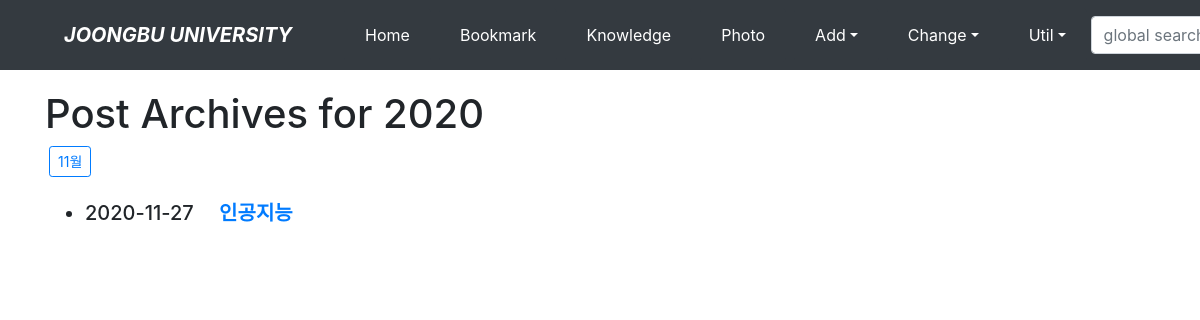
Before: /blog/archive/2020/ with the older database file.
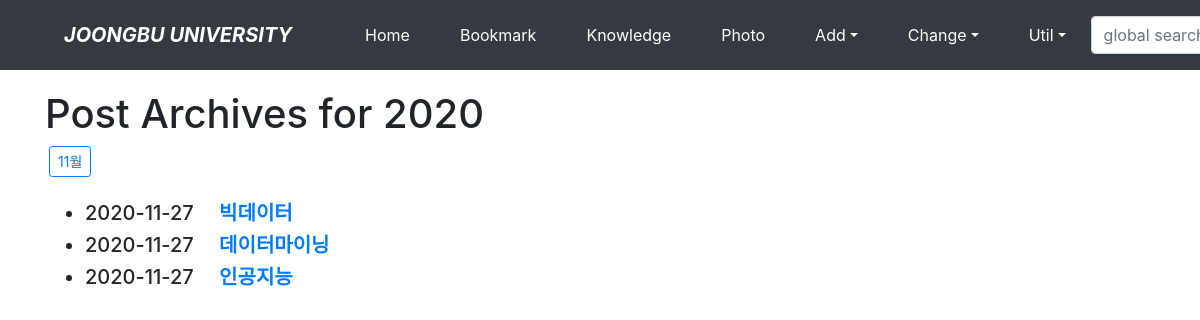
After: the same page with the newer database file.
### blog/models.py (models this page shows, shortened)
class Post(models.Model):
    title = models.CharField(verbose_name='TITLE', max_length=50)
    slug = models.SlugField('SLUG', unique=True, allow_unicode=True, help_text='one word for title alias.')
    description = models.CharField('DESCRIPTION', max_length=100, blank=True, help_text='simple description text.')
    content = models.TextField('CONTENT')
    create_dt = models.DateTimeField('CREATE DATE', auto_now_add=True)
    modify_dt = models.DateTimeField('MODIFY DATE', auto_now=True)
    tags = TaggableManager(blank=True)
    owner = models.ForeignKey(User, on_delete=models.CASCADE, verbose_name='OWNER', blank=True, null=True)
    class Meta:
        verbose_name = 'post'
        verbose_name_plural = 'posts'
        db_table = 'blog_posts'
        ordering = ('-modify_dt',)
    def get_absolute_url(self):
        return reverse('blog:post_detail', args=(self.slug,))

### blog/views.py (the view)
# urls.py: path('archive/<int:year>/', views.PostYAV.as_view(), name='post_year_archive'),
class PostYAV(YearArchiveView):
    model = Post
    date_field = 'modify_dt'
    make_object_list = True

### blog/templates/blog/post_archive_year.html (shortened to what this page needs)
{% extends "base.html" %}
{% block content %}
    <h1>Post Archives for {{ year|date:"Y" }}</h1>
    {% for date in date_list %}
    <a href="{% url 'blog:post_month_archive' date|date:'Y' date|date:'b' %}"
       class="btn btn-outline-primary btn-sm mx-1">
        {{ date|date:"F" }}</a>
    {% endfor %}
    <br><br>
    <div>
        <ul>
            {% for post in object_list %}
            <li class="h5">
                {{ post.modify_dt|date:"Y-m-d" }}&emsp;
                <a href="{{ post.get_absolute_url }}"><strong>{{ post.title }}</strong></a>
            </li>
            {% endfor %}
        </ul>
    </div>
{% endblock %}

Changed rows visible on the page:
added Post: modify_dt "2020-11-27", title "빅데이터"
added Post: modify_dt "2020-11-27", title "데이터마이닝"
